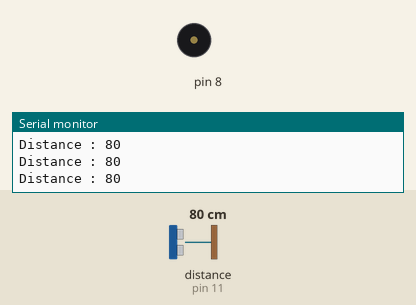
The sketch below on a simulated Arduino Uno, built with avr-gcc and run on an emulated ATmega328P. Shown: buzzer (waves = sounding), the last lines printed to the serial monitor. Wiring (inferred from the names in the program): ultrasonic range finder: trigger pin 12; echo pin 11. The test bench sets the inputs (shaded band); at power-on: distance to the obstacle (sensor on pin 11) 80 cm. The echo pulse lasts 58.3 µs per cm.

Above: at 1.2 s.
1.3 s: distance to the obstacle (sensor on pin 11) set to 35 cm
4.3 s: distance to the obstacle (sensor on pin 11) set to 28 cm
At 4.57 s:
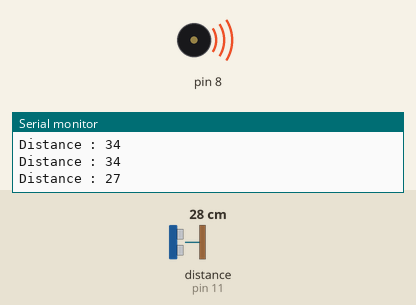
7.3 s: distance to the obstacle (sensor on pin 11) set to 60 cm
At 8.0 s:
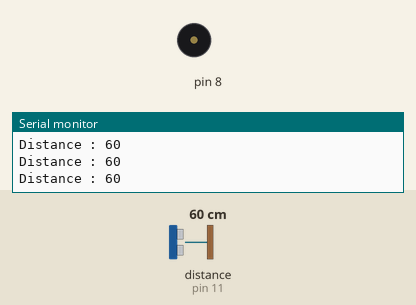
Timing chart, 0 to 10.3 s (numbered marks = the images above; inputs shaded):
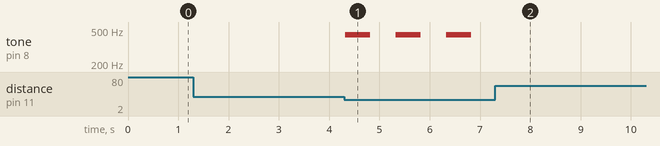

Measured:
- the behaviour switches between 32 and 31 cm on distance to the obstacle (sensor on pin 11) (found by bisection; images 0 and 1)
- after the input at 4.3 s, tone on pin 8: alternates 440 Hz for 0.50 s and silent for 0.50 s, starting at once
- after the input at 7.3 s, tone on pin 8: stops changing and stays silent

The sketch:

recul.ino
```cpp
//www.elegoo.com
//2016.12.08

int trig = 12;
int echo = 11;
long lecture_echo;
long cm;

int duration = 500;  // 500 miliseconds
 int beep;
void setup() {
   Serial.begin(9600);
   pinMode( trig, OUTPUT );
   digitalWrite( trig, LOW );
   pinMode( echo, INPUT);
}

void loop() {
   beep = 0;
   digitalWrite( trig, HIGH );
   delayMicroseconds(10);
   digitalWrite(trig, LOW );
   lecture_echo = pulseIn( echo, HIGH );
   cm = lecture_echo / 58;
   Serial.print("Distance : ");
   Serial.println(cm);
   if ( cm <= 30 && cm > 20 ) {
     beep = 500;
   }
   if ( cm <= 20 && cm > 10 ) {
      beep = 250;
   }
   if ( cm <= 10 && cm > 0 ) {
      beep = 125;
   }

   if ( cm <= 30 ) {
     tone(8, 440, beep);
   }
   delay(beep*2);

}
```
